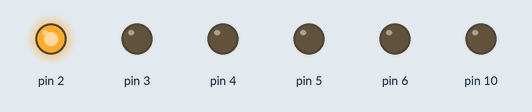
The sketch below on a simulated Arduino Uno, built with avr-gcc and run on an emulated ATmega328P. Parts: output pins drawn as LEDs (lit = HIGH).

Above: at 5.0 s.
At 15.0 s:
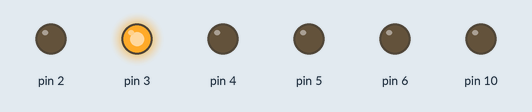
At 25.0 s:
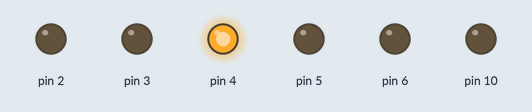
At 35.0 s:
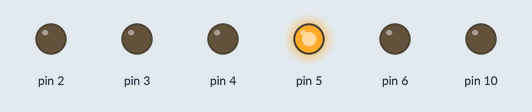
At 45.0 s:
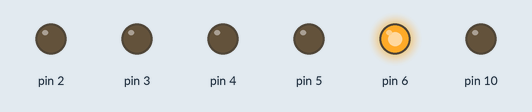
At 55.0 s:
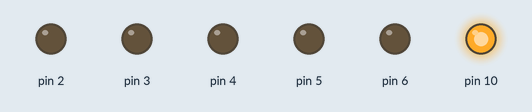
Timing chart, 0 to 78.0 s (numbered marks = the images above):
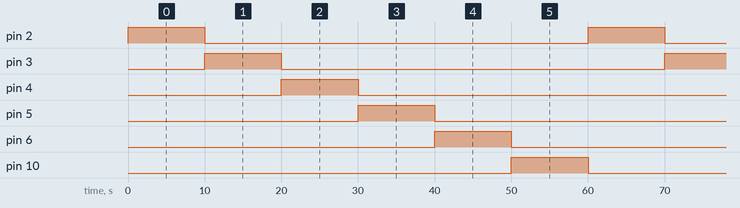

Measured:
- by itself, pin 2–6, pin 10: alternates HIGH for 10.0 s and LOW for 50.0 s

The sketch:

HW10.ino
```cpp
// HW10

void setup() {
  pinMode(2, OUTPUT);
  pinMode(3, OUTPUT);
  pinMode(4, OUTPUT);
  pinMode(5, OUTPUT);
  pinMode(6, OUTPUT);
  pinMode(10, OUTPUT);
}

void loop() {
  int sec = (millis() / 1000) % 60;

  if (sec >= 0 && sec < 10) {
    digitalWrite(2, HIGH);
    digitalWrite(3, LOW);
    digitalWrite(4, LOW);
    digitalWrite(5, LOW);
    digitalWrite(6, LOW);
    digitalWrite(10, LOW);
  } else if (sec >= 10 && sec < 20) {
    digitalWrite(2, LOW);
    digitalWrite(3, HIGH);
    digitalWrite(4, LOW);
    digitalWrite(5, LOW);
    digitalWrite(6, LOW);
    digitalWrite(10, LOW);
  } else if (sec >= 20 && sec < 30) {
    digitalWrite(2, LOW);
    digitalWrite(3, LOW);
    digitalWrite(4, HIGH);
    digitalWrite(5, LOW);
    digitalWrite(6, LOW);
    digitalWrite(10, LOW);
  } else if (sec >= 30 && sec < 40) {
    digitalWrite(2, LOW);
    digitalWrite(3, LOW);
    digitalWrite(4, LOW);
    digitalWrite(5, HIGH);
    digitalWrite(6, LOW);
    digitalWrite(10, LOW);
  } else if (sec >= 40 && sec < 50) {
    digitalWrite(2, LOW);
    digitalWrite(3, LOW);
    digitalWrite(4, LOW);
    digitalWrite(5, LOW);
    digitalWrite(6, HIGH);
    digitalWrite(10, LOW);
  } else {
    digitalWrite(2, LOW);
    digitalWrite(3, LOW);
    digitalWrite(4, LOW);
    digitalWrite(5, LOW);
    digitalWrite(6, LOW);
    digitalWrite(10, HIGH);
  }

  delay(1000);
}
```
